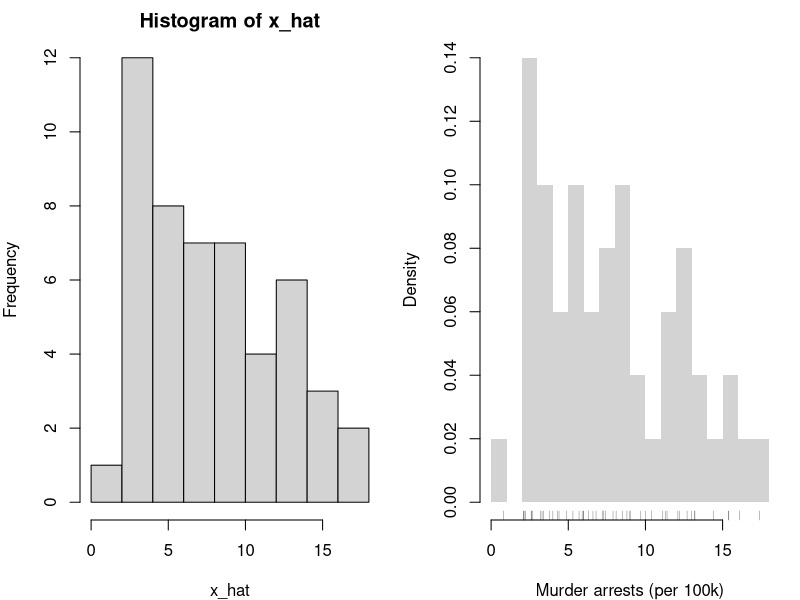
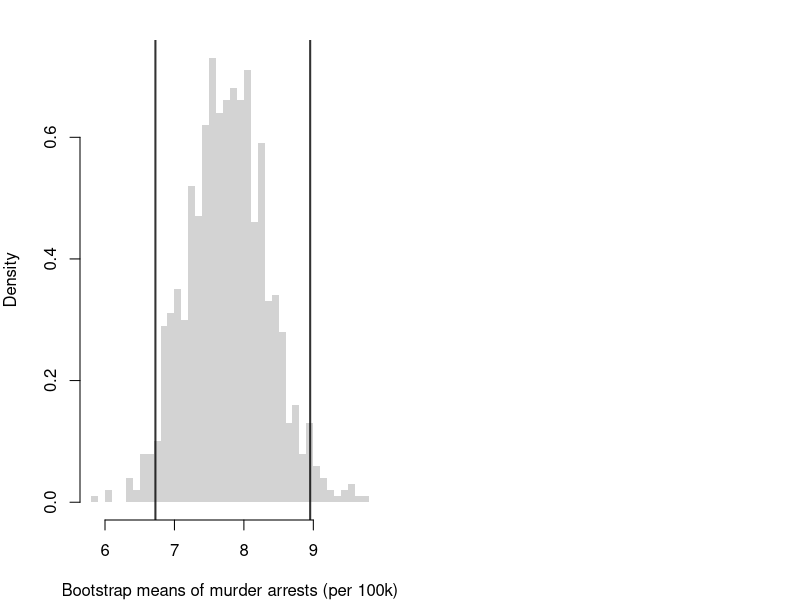
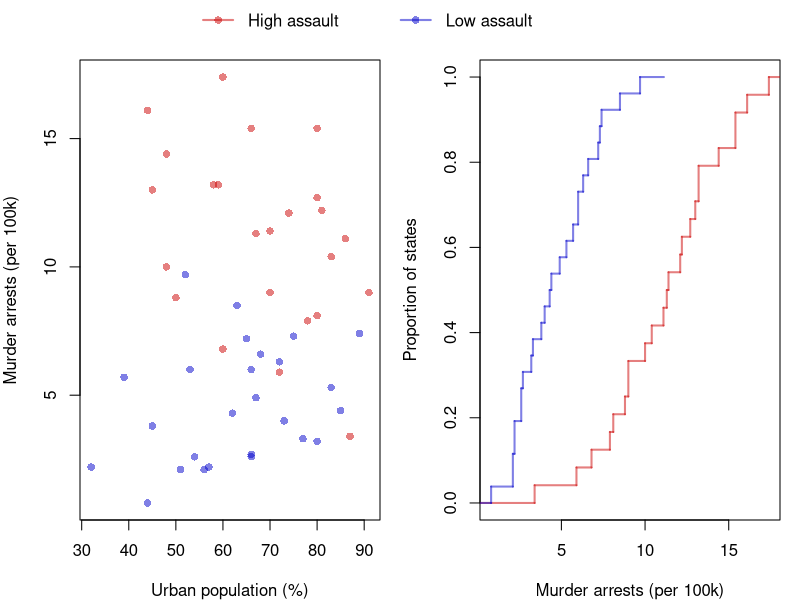

Write the R code that produced these figures, in order.
## ---- chunk 1
x_hat <- USArrests[,'Murder']
par(mfrow=c(1,2), mar=c(4, 4, 2, 1))

# Default settings
hist(x_hat)

# House style
hist(x_hat, breaks=15, border=NA, freq=FALSE, main=NA,   # fewer bins, since n is only 50
    xlab='Murder arrests (per 100k)')
rug(x_hat, col=grey(0, .5))
## ---- chunk 2
# Bootstrap distribution of the mean murder arrest rate
set.seed(1) # to be replicable
boot_means <- rep(NA, 999)
for (b in seq_along(boot_means)) {
    x_boot <- sample(x_hat, replace=TRUE)
    boot_means[b] <- mean(x_boot)
}
boot_ci <- quantile(boot_means, probs=c(.025, .975))

hist(boot_means, breaks=50, border=NA, freq=FALSE, main=NA,
    xlab='Bootstrap means of murder arrests (per 100k)')
abline(v=boot_ci, col=rgb(0, 0, 0, .8), lwd=2) # 95% bootstrap interval
## ---- chunk 3
high <- USArrests[,'Assault'] > median(USArrests[,'Assault'])
cols <- c(rgb(.8, 0, 0, .5), rgb(0, 0, .8, .5))
par(mfrow=c(1,2), mar=c(4, 4, 1, 1), oma=c(0, 0, 2, 0))

# Scatterplot
plot(USArrests[,'Murder'] ~ USArrests[,'UrbanPop'],
    pch=16, col=ifelse(high, cols[1], cols[2]),
    xlab='Urban population (%)', ylab='Murder arrests (per 100k)')

# ECDFs
F_hi_hat <- ecdf(USArrests[high, 'Murder'])
F_lo_hat <- ecdf(USArrests[!high, 'Murder'])
plot(F_hi_hat, col=cols[1], lwd=2, verticals=TRUE, do.points=FALSE, col.01line=NA,
    xlim=range(USArrests[,'Murder']), main=NA,
    xlab='Murder arrests (per 100k)', ylab='Proportion of states')
plot(F_lo_hat, add=TRUE, col=cols[2], lwd=2, verticals=TRUE, do.points=FALSE, col.01line=NA)

# One legend for both panels, in the outer margin above them
par(fig=c(0, 1, 0, 1), oma=c(0, 0, 0, 0), mar=c(0, 0, 0, 0), new=TRUE)
plot.new()
legend('top', legend=c('High assault', 'Low assault'),
    pch=16, lwd=2, col=cols, horiz=TRUE, bty='n',
    text.width=.2) # room between entries, which horiz=TRUE packs tightly
